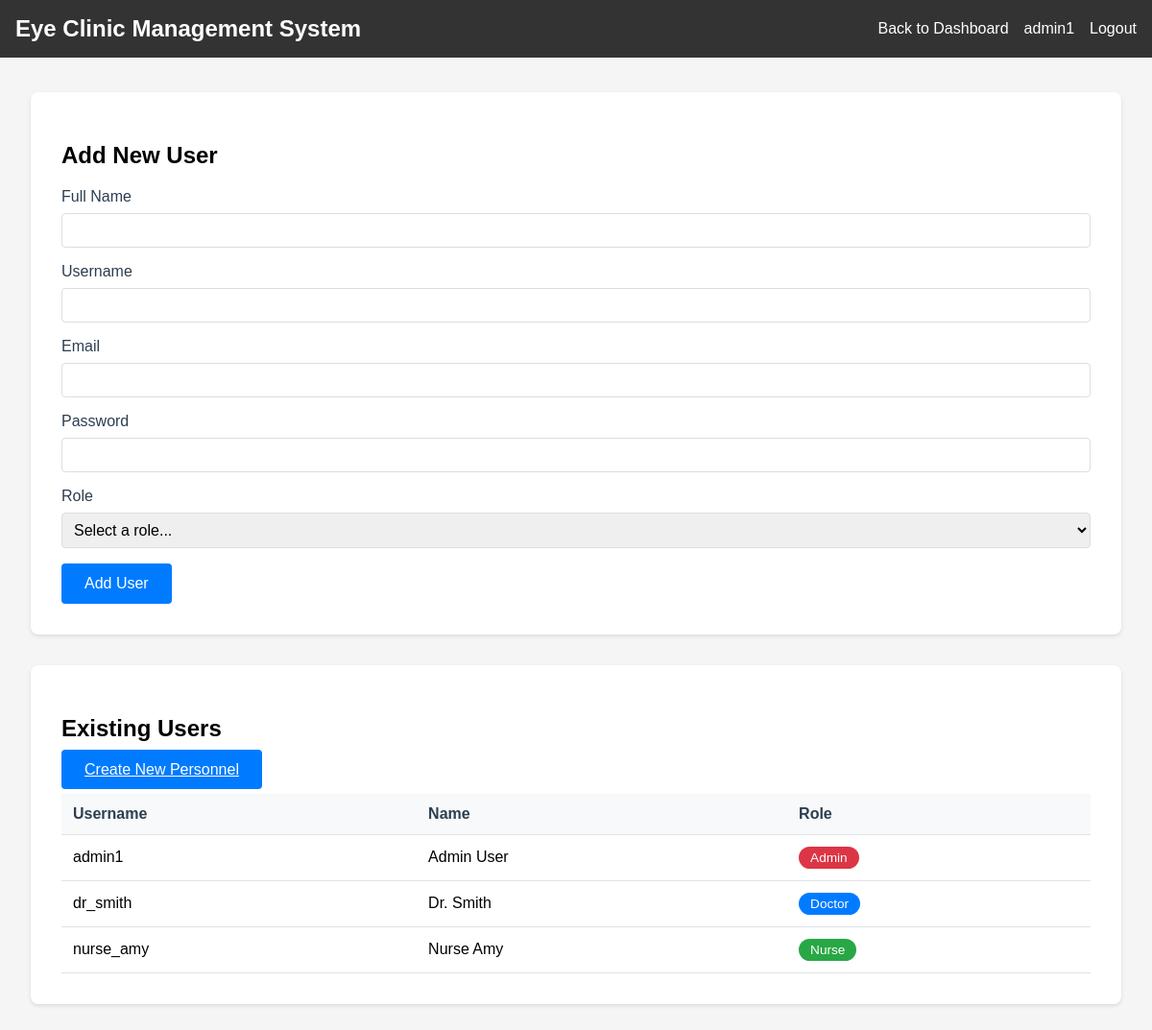
The app's page /manage_users (signed in) with its own data.
### models.py (models this page shows, shortened)
class User(db.Model):
    id = db.Column(db.Integer, primary_key=True)
    username = db.Column(db.String(80), unique=True, nullable=False)
    email = db.Column(db.String(120), unique=True, nullable=False)
    password_hash = db.Column(db.String(120), nullable=False)
    role = db.Column(db.String(80), nullable=False)
    name = db.Column(db.String(120))
    status = db.Column(db.String(20), default='active')
    last_login = db.Column(db.DateTime, default=lambda: datetime.now(timezone.utc))
    custom_permissions = db.Column(db.String(500))  # Store tab permissions as comma-separated string
    created_at = db.Column(db.DateTime, default=lambda: datetime.now(timezone.utc))
    updated_at = db.Column(db.DateTime, default=lambda: datetime.now(timezone.utc), onupdate=lambda: datetime.now(timezone.utc))

### app.py (the view, shortened to what this page needs)
@app.route('/manage_users', methods=['GET', 'POST'])
@login_required
@admin_required
def manage_users():
    return render_template('manage_users.html',
                         username=session['username'],
                         role=session['role'],
                         users=User.query.all(),
                         available_roles=AVAILABLE_ROLES)

### app.py (called while the page is built)
def login_required(f):
    @wraps(f)
    def decorated_function(*args, **kwargs):
        if 'username' not in session:
            flash('Please log in first.')
            return redirect(url_for('login'))
        return f(*args, **kwargs)
    return decorated_function

def admin_required(f):
    @wraps(f)
    def decorated_function(*args, **kwargs):
        if 'role' not in session or session['role'] != 'Admin':
            flash('Admin access required.')
            return redirect(url_for('dashboard'))
        return f(*args, **kwargs)
    return decorated_function

### templates/manage_users.html (shortened to what this page needs)
<!DOCTYPE html>
<html lang="en">
<head>
</head>
<body>
    <div class="navbar">
        <div>
            <h2 style="margin: 0;">Eye Clinic Management System</h2>
        </div>
        <div style="display: flex; align-items: center; gap: 1rem;">
            <a href="{{ url_for('dashboard') }}">Back to Dashboard</a>
            <span>{{ username }}</span>
            <a href="{{ url_for('logout') }}">Logout</a>
        </div>
    </div>
    <div class="main-content">
        <div class="card">
            <h2>Add New User</h2>
            <form method="POST">
                <div class="form-group">
                    <label for="name">Full Name</label>
                    <input type="text" id="name" name="name" class="form-control" required>
                </div>
                <div class="form-group">
                    <label for="username">Username</label>
                    <input type="text" id="username" name="username" class="form-control" required>
                </div>
                <div class="form-group">
                    <label for="email">Email</label>
                    <input type="email" id="email" name="email" class="form-control" required>
                </div>
                <div class="form-group">
                    <label for="password">Password</label>
                    <input type="password" id="password" name="password" class="form-control" required>
                </div>
                <div class="form-group">
                    <label for="role">Role</label>
                    <select id="role" name="role" class="form-control" required>
                        <option value="">Select a role...</option>
                    </select>
                </div>
                <button type="submit" class="btn btn-primary">Add User</button>
            </form>
        </div>
        <div class="card">
            <h2>Existing Users</h2>
            <div style="margin-bottom: 1rem;">
                <a href="{{ url_for('create_personnel') }}" class="btn btn-primary">Create New Personnel</a>
            </div>
            <table class="users-table">
                <thead>
                    <tr>
                        <th>Username</th>
                        <th>Name</th>
                        <th>Role</th>
                    </tr>
                </thead>
                <tbody>
                    {% for user in users %}
                        <tr>
                            <td>{{ user.username }}</td>
                            <td>{{ user.name if user.name else 'N/A' }}</td>
                            <td><span class="role-badge role-{{ user.role }}">{{ user.role }}</span></td>
                        </tr>
                    {% endfor %}
                </tbody>
            </table>
        </div>
    </div>
</body>
</html>

### templates/manage_users.html (style rules this page uses)
body { font-family: Arial, sans-serif; margin: 0; padding: 0; background-color: #f5f5f5; }
.navbar { background-color: #333; padding: 1rem; color: white; display: flex; justify-content: space-between; align-items: center; position: fixed; top: 0; left: 0; right: 0; z-index: 1000; }
.navbar a { color: white; text-decoration: none; }
.main-content { margin-top: 4rem; padding: 2rem; max-width: 1200px; margin-left: auto; margin-right: auto; }
.card { background-color: white; padding: 2rem; border-radius: 8px; box-shadow: 0 2px 4px rgba(0, 0, 0, 0.1); margin-bottom: 2rem; }
.form-group { margin-bottom: 1rem; }
.form-group label { display: block; margin-bottom: 0.5rem; font-weight: 500; color: #2c3e50; }
.form-control { width: 100%; padding: 0.5rem; border: 1px solid #ddd; border-radius: 4px; font-size: 1rem; box-sizing: border-box; }
.btn { padding: 0.75rem 1.5rem; border: none; border-radius: 4px; font-size: 1rem; font-weight: 500; cursor: pointer; transition: all 0.2s; }
.btn-primary { background-color: #007bff; color: white; }
.users-table { width: 100%; border-collapse: collapse; margin-top: 1rem; }
.users-table th, .users-table td { padding: 0.75rem; text-align: left; border-bottom: 1px solid #dee2e6; }
.users-table th { background-color: #f8f9fa; font-weight: 600; color: #2c3e50; }
.role-badge { display: inline-block; padding: 0.25rem 0.75rem; border-radius: 20px; font-size: 0.85rem; font-weight: 500; }
.role-Admin { background-color: #dc3545; color: white; }
.role-Doctor { background-color: #007bff; color: white; }
.role-Nurse { background-color: #28a745; color: white; }

### records on screen
User: username "admin1", name "Admin User", role "Admin"
User: username "dr_smith", name "Dr. Smith", role "Doctor"
User: username "nurse_amy", name "Nurse Amy", role "Nurse"
